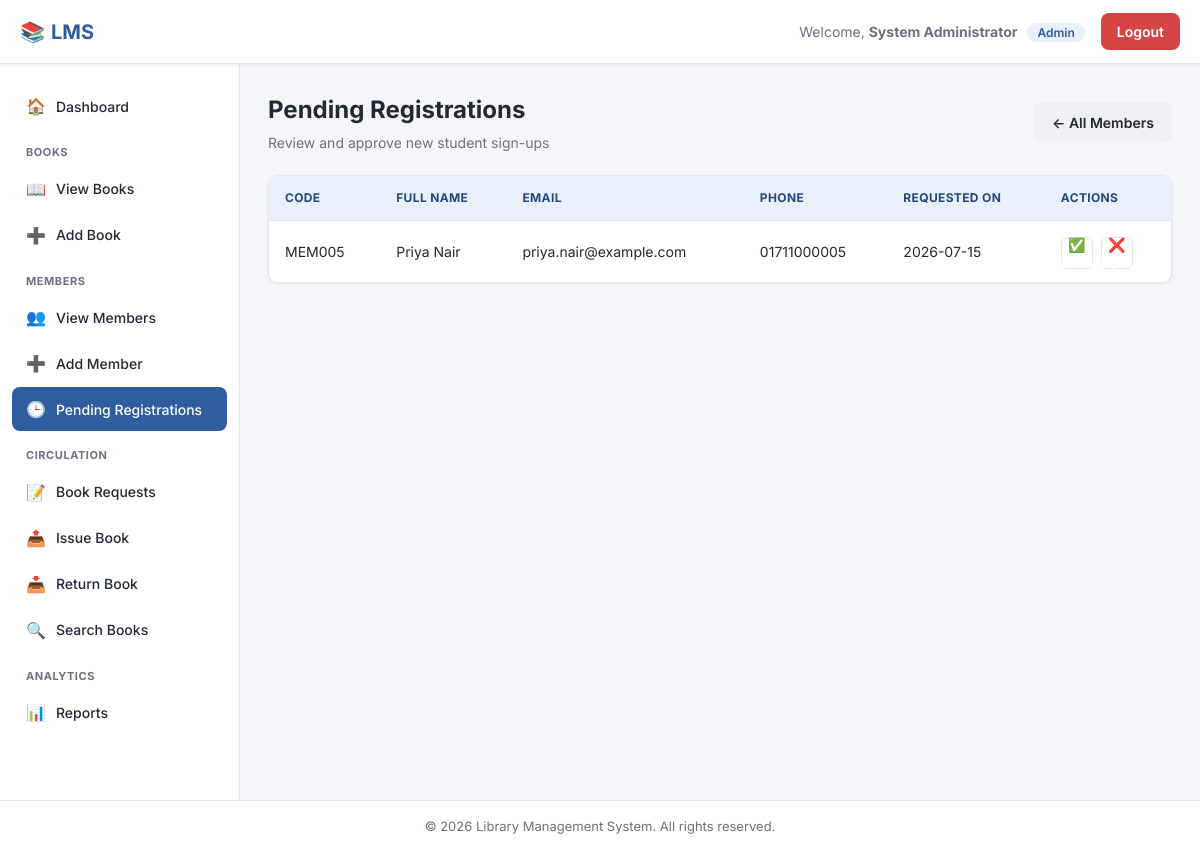
The page /members/pending_members.php (signed in) on the database its author committed.
### tables this page shows
CREATE TABLE members (
    member_id INT AUTO_INCREMENT PRIMARY KEY,
    member_code VARCHAR(20) NOT NULL UNIQUE,
    full_name VARCHAR(100) NOT NULL,
    email VARCHAR(100) NOT NULL UNIQUE,
    password VARCHAR(255) NOT NULL,        
    phone VARCHAR(20) NOT NULL,
    address VARCHAR(255),
    membership_date DATE NOT NULL,
    status ENUM('Pending', 'Active', 'Inactive', 'Rejected') NOT NULL DEFAULT 'Pending',
    approved_by INT DEFAULT NULL,
    FOREIGN KEY (approved_by) REFERENCES admins(admin_id) ON DELETE SET NULL
);

### members/pending_members.php (the view, shortened to what this page needs)
<?php
require_once '../config/config.php';
$pending = $conn->query("SELECT * FROM members WHERE status = 'Pending' ORDER BY member_id ASC");
include '../includes/header.php';
include '../includes/sidebar.php';
?>
<div class="page-header">
    <div>
        <h1>Pending Registrations</h1>
        <p class="subtitle">Review and approve new student sign-ups</p>
    </div>
    <a href="view_members.php" class="btn btn-secondary">&larr; All Members</a>
</div>
<div class="table-wrapper">
    <table>
        <thead>
            <tr><th>Code</th><th>Full Name</th><th>Email</th><th>Phone</th><th>Requested On</th><th>Actions</th></tr>
        </thead>
        <tbody>
            <?php if ($pending->num_rows === 0): ?>
                <tr><td colspan="6" class="text-center">No pending registrations. 🎉</td></tr>
            <?php else: while ($m = $pending->fetch_assoc()): ?>
                <tr>
                    <td><?php echo htmlspecialchars($m['member_code']); ?></td>
                    <td><?php echo htmlspecialchars($m['full_name']); ?></td>
                    <td><?php echo htmlspecialchars($m['email']); ?></td>
                    <td><?php echo htmlspecialchars($m['phone']); ?></td>
                    <td><?php echo htmlspecialchars($m['membership_date']); ?></td>
                    <td>
                        <div class="action-icons">
                            <form method="POST" action="pending_members.php" style="display:inline;">
                                <button type="submit" class="btn btn-success btn-sm">✅ Approve</button>
                            </form>
                            <form method="POST" action="pending_members.php" style="display:inline;" onsubmit="return confirm('Reject this registration?');">
                                <button type="submit" class="btn btn-danger btn-sm">❌ Reject</button>
                            </form>
                        </div>
                    </td>
                </tr>
            <?php endwhile; endif; ?>
        </tbody>
    </table>
</div>
<?php include '../includes/footer.php'; ?>

### assets/css/style.css (style rules this page uses)
:root { --primary: #2f5d9f; --primary-dark: #234879; --primary-light: #e8f0fc; --accent: #f0a500; --success: #1e9e5a; --success-bg: #e6f7ee; --danger: #d64545; --danger-bg: #fdecec; --warning: #e8a33d; --warning-bg: #fdf3e2; --text-dark: #1f2937; --text-muted: #6b7280; --border-color: #e5e7eb; --bg-body: #f4f6fa; --bg-white: #ffffff; --radius: 10px; --shadow-sm: 0 1px 3px rgba(0,0,0,0.08); --shadow-md: 0 4px 14px rgba(0,0,0,0.08); --sidebar-width: 240px; --topbar-height: 64px; }
* { margin: 0; padding: 0; box-sizing: border-box; }
body { font-family: 'Inter', -apple-system, BlinkMacSystemFont, 'Segoe UI', sans-serif; background: var(--bg-body); color: var(--text-dark); line-height: 1.5; }
a { text-decoration: none; color: inherit; }
button { font-family: inherit; cursor: pointer; }
.page-header { display: flex; align-items: center; justify-content: space-between; margin-bottom: 22px; flex-wrap: wrap; gap: 12px; }
.page-header h1 { font-size: 24px; font-weight: 700; }
.page-header p.subtitle { color: var(--text-muted); font-size: 14px; margin-top: 4px; }
.btn { display: inline-flex; align-items: center; gap: 6px; padding: 10px 18px; border-radius: 8px; font-size: 14px; font-weight: 600; border: none; transition: transform .1s, box-shadow .15s, background .2s; }
.btn-success { background: var(--success); color: #fff; }
.btn-danger { background: var(--danger); color: #fff; }
.btn-secondary { background: #eef0f3; color: var(--text-dark); }
.btn-sm { padding: 6px 12px; font-size: 13px; }
.table-wrapper { overflow-x: auto; background: var(--bg-white); border-radius: var(--radius); border: 1px solid var(--border-color); box-shadow: var(--shadow-sm); }
table { width: 100%; border-collapse: collapse; min-width: 700px; }
thead { background: var(--primary-light); }
th, td { text-align: left; padding: 13px 16px; font-size: 14px; border-bottom: 1px solid var(--border-color); }
th { color: var(--primary-dark); font-weight: 700; text-transform: uppercase; font-size: 12px; letter-spacing: .03em; }
tbody tr:last-child td { border-bottom: none; }
.action-icons { display: flex; gap: 8px; }
.action-icons a, .action-icons button { width: 32px; height: 32px; border-radius: 6px; border: 1px solid var(--border-color); display: inline-flex; align-items: center; justify-content: center; background: #fff; font-size: 14px; }

### rows shown on the page
members: member_code "MEM005", full_name "Priya Nair", email "priya.nair@example.com", phone "01711000005", membership_date "2026-07-15"

### other values the page prints
$welcome_name "System Administrator"
$welcome_role "Admin"
